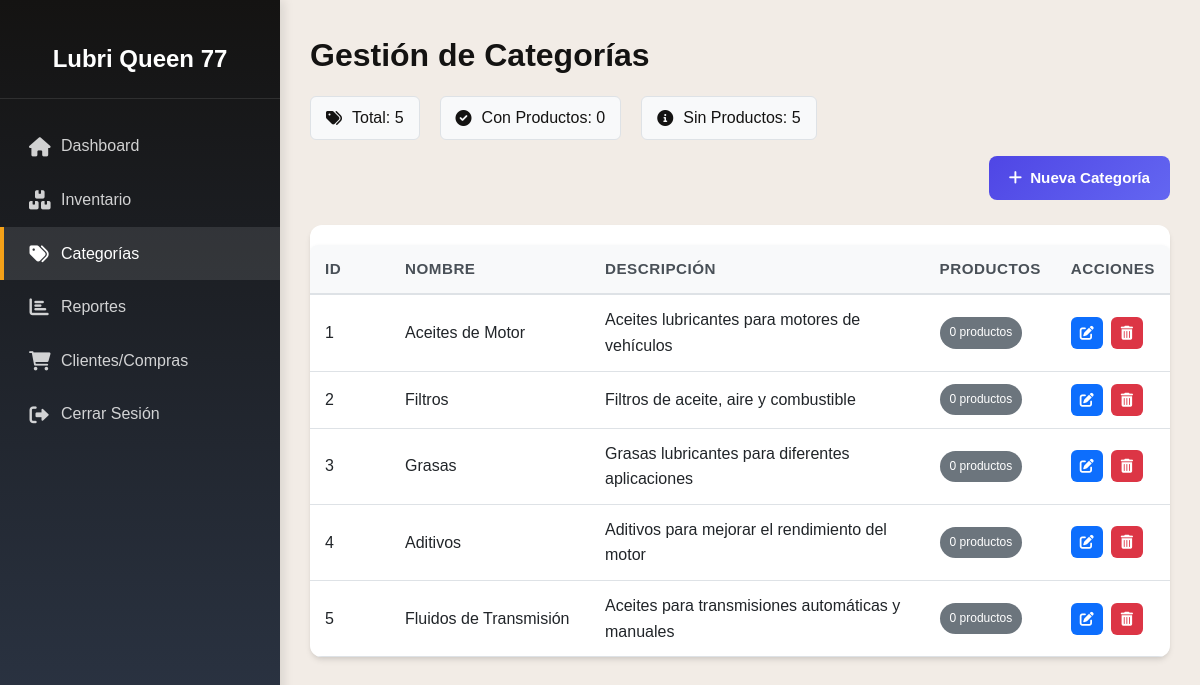
Page /admin/inventory/categories.php (signed in) on the earlier database version.
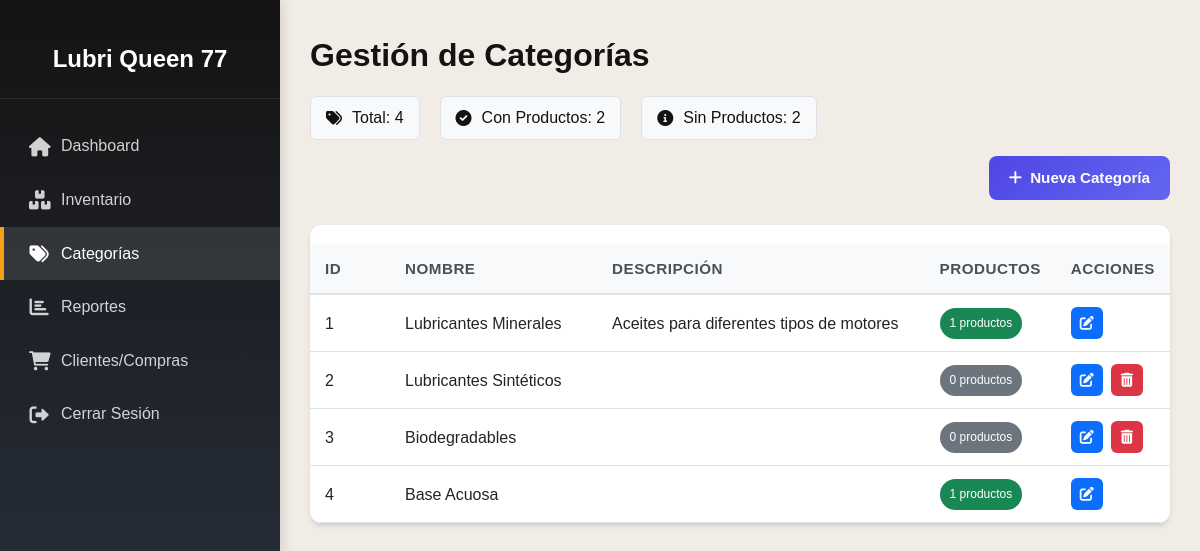
Same page on the later database version.
### tables this page shows
CREATE TABLE `categorias` (
  `id` int(11) NOT NULL,
  `nombre` varchar(50) NOT NULL,
  `descripcion` text DEFAULT NULL,
  `estado` tinyint(1) NOT NULL DEFAULT 1,
  `fecha_creacion` timestamp NOT NULL DEFAULT current_timestamp()
);

### admin/inventory/categories.php (the view, shortened to what this page needs)
<?php
require_once '../../config/db.php';
try {
    $stmt = $conn->query("SELECT COUNT(*) as total FROM categorias");
    $total_categorias = $stmt->fetchColumn();
    $stmt = $conn->query("SELECT COUNT(*) as total FROM categorias c
                         WHERE EXISTS (SELECT 1 FROM productos p WHERE p.categoria_id = c.id)");
    $categorias_con_productos = $stmt->fetchColumn();
    $stmt = $conn->query("SELECT COUNT(*) as total FROM categorias c
                         WHERE NOT EXISTS (SELECT 1 FROM productos p WHERE p.categoria_id = c.id)");
    $categorias_sin_productos = $stmt->fetchColumn();
} catch (PDOException $e) {
    $total_categorias = 0;
    $categorias_con_productos = 0;
    $categorias_sin_productos = 0;
}
try {
    $stmt = $conn->query("SELECT * FROM categorias ORDER BY id ASC");
    $categorias = $stmt->fetchAll(PDO::FETCH_ASSOC);
} catch (PDOException $e) {
    $message = "Error al obtener las categorías: " . $e->getMessage();
    $messageType = "error";
    $categorias = [];
}
?>
<!DOCTYPE html>
<html lang="es">
<head>
    <link rel="stylesheet" href="https://cdnjs.cloudflare.com/ajax/libs/font-awesome/6.0.0/css/all.min.css">
    <link rel="stylesheet" href="../../css/styles.css">
</head>
<body>
    <div class="admin-container">
        <?php include '../components/sidebar.php'; ?>
        <div class="main-content">
            <header class="content-header">
                <div class="header-title">
                    <h1>Gestión de Categorías</h1>
                    <div class="inventory-stats">
                        <span class="stat-item">
                            <i class="fas fa-tags"></i> Total: <?php echo $total_categorias; ?>
                        </span>
                        <span class="stat-item success">
                            <i class="fas fa-check-circle"></i> Con Productos: <?php echo $categorias_con_productos; ?>
                        </span>
                        <span class="stat-item info">
                            <i class="fas fa-info-circle"></i> Sin Productos: <?php echo $categorias_sin_productos; ?>
                        </span>
                    </div>
                </div>
                <div class="btn-container">
                    <a href="#" class="add-btn" onclick="showModal('create')">
                        <i class="fas fa-plus"></i> Nueva Categoría
                    </a>
                </div>
            </header>
            <div class="table-container">
                <?php if (empty($categorias)): ?>
                    <div class="no-results">
                        <i class="fas fa-tag"></i>
                        <p>No hay categorías registradas.</p>
                        <div class="btn-container">
                            <a href="#" class="btn-primary" onclick="showModal('create')">
                                Crear Primera Categoría
                            </a>
                        </div>
                    </div>
                <?php else: ?>
                    <table class="inventory-table">
                        <thead>
                            <tr>
                                <th class="column-id">ID</th>
                                <th class="column-nombre">Nombre</th>
                                <th class="column-descripcion">Descripción</th>
                                <th class="column-productos">Productos</th>
                                <th class="column-acciones">Acciones</th>
                            </tr>
                        </thead>
                        <tbody>
                            <?php foreach ($categorias as $categoria):
                                $stmt = $conn->prepare("SELECT COUNT(*) FROM productos WHERE categoria_id = ?");
                                $stmt->execute([$categoria['id']]);
                                $num_productos = $stmt->fetchColumn();
                            ?>
                                <tr>
                                    <td class="column-id"><?php echo $categoria['id']; ?></td>
                                    <td class="column-nombre"><?php echo htmlspecialchars($categoria['nombre']); ?></td>
                                    <td class="column-descripcion"><?php echo htmlspecialchars($categoria['descripcion'] ?? ''); ?></td>
                                    <td class="column-productos">
                                        <span class="badge <?php echo $num_productos > 0 ? 'badge-success' : 'badge-secondary'; ?>">
                                            <?php echo $num_productos; ?> productos
                                        </span>
                                    </td>
                                    <td class="column-acciones">
                                        <div class="action-buttons">
                                            <button onclick="showModal('edit', <?php echo htmlspecialchars(json_encode($categoria)); ?>)"
                                                    class="btn-icon edit" title="Editar">
                                                <i class="fas fa-edit"></i>
                                            </button>
                                            <?php if ($num_productos == 0): ?>
                                            <button onclick="deleteCategory(<?php echo $categoria['id']; ?>)"
                                                    class="btn-icon delete" title="Eliminar">
                                                <i class="fas fa-trash-alt"></i>
                                            </button>
                                            <?php endif; ?>
                                        </div>
                                    </td>
                                </tr>
                            <?php endforeach; ?>
                        </tbody>
                    </table>
                <?php endif; ?>
            </div>
        </div>
    </div>
</body>
</html>

### admin/components/sidebar.php
<div class="sidebar">
    <div class="sidebar-header">
        <h2>Lubri Queen 77</h2>
    </div>
    <nav class="sidebar-nav">
        <a href="/LubriQueen/admin/dashboard.php" <?php echo basename($_SERVER['PHP_SELF']) == 'dashboard.php' ? 'class="active"' : ''; ?>>
            <i class="fas fa-home"></i> Dashboard
        </a>
        <a href="/LubriQueen/admin/inventory/index.php" <?php echo basename($_SERVER['PHP_SELF']) == 'index.php' && strpos($_SERVER['PHP_SELF'], '/inventory/') !== false ? 'class="active"' : ''; ?>>
            <i class="fas fa-boxes"></i> Inventario
        </a>
        <a href="/LubriQueen/admin/inventory/categories.php" <?php echo basename($_SERVER['PHP_SELF']) == 'categories.php' ? 'class="active"' : ''; ?>>
            <i class="fas fa-tags"></i> Categorías
        </a>
        <a href="/LubriQueen/admin/reports/index.php" <?php echo basename($_SERVER['PHP_SELF']) == 'index.php' && strpos($_SERVER['PHP_SELF'], '/reports/') !== false ? 'class="active"' : ''; ?>>
            <i class="fas fa-chart-bar"></i> Reportes
        </a>
        <a href="/LubriQueen/admin/sales.php" <?php echo basename($_SERVER['PHP_SELF']) == 'sales.php' ? 'class="active"' : ''; ?>>
            <i class="fas fa-shopping-cart"></i> Clientes/Compras
        </a>
        <a href="/LubriQueen/auth/logout.php" class="logout-link">
            <i class="fas fa-sign-out-alt"></i> Cerrar Sesión
        </a>
    </nav>
</div>

### css/styles.css (style rules this page uses)
:root { --yellow-light: #f7e35e; --yellow: #fbd213; --orange: #f4a118; --red: #cd1a36; --pink: #dc5c8c; --beige: #f2ece6; --olive: #a49434; --brown: #b87947; --gray: #747474; --black: #141312; --primary-color: var(--orange); --secondary-color: var(--yellow); --accent-color: var(--red); --background-color: var(--beige); --text-color: var(--black); --text-light: var(--gray); --border-color: var(--gray); --success-color: var(--olive); --warning-color: var(--yellow); --danger-color: var(--red); --sidebar-width: 280px; --header-height: 70px; --border-radius: 12px; --box-shadow: 0 4px 6px -1px rgba(0, 0, 0, 0.1), 0 2px 4px -1px rgba(0, 0, 0, 0.06); }
* { margin: 0; padding: 0; box-sizing: border-box; }
body { font-family: 'Poppins', sans-serif; line-height: 1.6; background-color: var(--background-color); color: var(--text-color); min-height: 100vh; }
.admin-container { display: flex; min-height: 100vh; background-color: var(--background-color); }
.sidebar { width: var(--sidebar-width); background: linear-gradient(180deg, var(--text-color) 0%, #2d3748 100%); color: white; position: fixed; height: 100vh; overflow-y: auto; transition: all 0.3s ease; padding: 20px 0; box-shadow: 4px 0 10px rgba(0, 0, 0, 0.1); z-index: 1000; }
.sidebar-header { padding: 20px 25px; text-align: center; border-bottom: 1px solid rgba(255, 255, 255, 0.1); }
.sidebar-header h2 { font-size: 1.5rem; font-weight: 600; color: white; }
.sidebar-nav { padding: 20px 0; }
.sidebar-nav a { display: flex; align-items: center; padding: 14px 25px; color: rgba(255, 255, 255, 0.8); text-decoration: none; transition: all 0.3s ease; border-left: 4px solid transparent; font-weight: 500; }
.sidebar-nav a:hover, .sidebar-nav a.active { background: rgba(255, 255, 255, 0.1); color: white; border-left-color: var(--primary-color); }
.sidebar-nav i { margin-right: 12px; width: 20px; text-align: center; font-size: 1.2rem; }
.main-content { flex: 1; margin-left: var(--sidebar-width); padding: 30px; }
.table-container { background: white; border-radius: var(--border-radius); box-shadow: var(--box-shadow); overflow: hidden; margin-top: 25px; }
table { width: 100%; border-collapse: collapse; }
th, td { padding: 16px 20px; text-align: left; border-bottom: 1px solid var(--border-color); }
th { background-color: #f8fafc; font-weight: 600; color: #4a5568; font-size: 0.95rem; text-transform: uppercase; letter-spacing: 0.5px; }

### css/components/auth.css (style rules this page uses)
:root { --primary-color: #4361ee; --secondary-color: #3f37c9; --success-color: #4cc9f0; --danger-color: #f72585; --warning-color: #f9c74f; --info-color: #4895ef; --light-color: #f8f9fa; --dark-color: #212529; --border-radius: 12px; --box-shadow: 0 4px 6px -1px rgba(0, 0, 0, 0.1), 0 2px 4px -1px rgba(0, 0, 0, 0.06); }
* { margin: 0; padding: 0; box-sizing: border-box; }
body { font-family: 'Poppins', sans-serif; line-height: 1.6; background-color: #f0f2f5; color: #333; min-height: 100vh; }

### css/components/dashboard.css (style rules this page uses)
.admin-container { display: flex; min-height: 100vh; background-color: #f0f2f5; }
.sidebar { width: var(--sidebar-width); background: linear-gradient(180deg, var(--dark-color) 0%, #2d3748 100%); color: white; position: fixed; height: 100vh; overflow-y: auto; transition: all 0.3s ease; padding: 20px 0; box-shadow: 4px 0 10px rgba(0, 0, 0, 0.1); z-index: 1000; }
.sidebar-header { padding: 20px 25px; text-align: center; border-bottom: 1px solid rgba(255, 255, 255, 0.1); }
.sidebar-header h2 { font-size: 1.5rem; font-weight: 600; color: white; }
.sidebar-nav { padding: 20px 0; }
.sidebar-nav a { display: flex; align-items: center; padding: 14px 25px; color: rgba(255, 255, 255, 0.8); text-decoration: none; transition: all 0.3s ease; border-left: 4px solid transparent; font-weight: 500; }
.sidebar-nav a:hover, .sidebar-nav a.active { background: rgba(255, 255, 255, 0.1); color: white; border-left-color: var(--primary-color); }
.sidebar-nav i { margin-right: 12px; width: 20px; text-align: center; font-size: 1.2rem; }
.main-content { flex: 1; margin-left: var(--sidebar-width); padding: 30px; }
.table-container { background: white; border-radius: var(--border-radius); box-shadow: var(--box-shadow); overflow: hidden; margin-top: 25px; }
table { width: 100%; border-collapse: collapse; }
th, td { padding: 16px 20px; text-align: left; border-bottom: 1px solid #e2e8f0; }
th { background-color: #f8fafc; font-weight: 600; color: #4a5568; font-size: 0.95rem; text-transform: uppercase; letter-spacing: 0.5px; }

Differences in the rows shown:
removed categorias: id "5", nombre "Fluidos de Transmisión", descripcion "Aceites para transmisiones automáticas y manuales", num_productos "0"
changed categorias id 1: nombre "Aceites de Motor" → "Lubricantes Minerales"; descripcion "Aceites lubricantes para motores de vehículos" → "Aceites para diferentes tipos de motores"; num_productos "0" → "1"
changed categorias id 2: nombre "Filtros" → "Lubricantes Sintéticos"; descripcion "Filtros de aceite, aire y combustible" → (not shown)
changed categorias id 3: nombre "Grasas" → "Biodegradables"; descripcion "Grasas lubricantes para diferentes aplicaciones" → (not shown)
changed categorias id 4: nombre "Aditivos" → "Base Acuosa"; num_productos "0" → "1"; descripcion "Aditivos para mejorar el rendimiento del motor" → (not shown)
Other differences:
$total_categorias: "5" → "4"
$categorias_con_productos: "0" → "2"
$categorias_sin_productos: "5" → "2"
